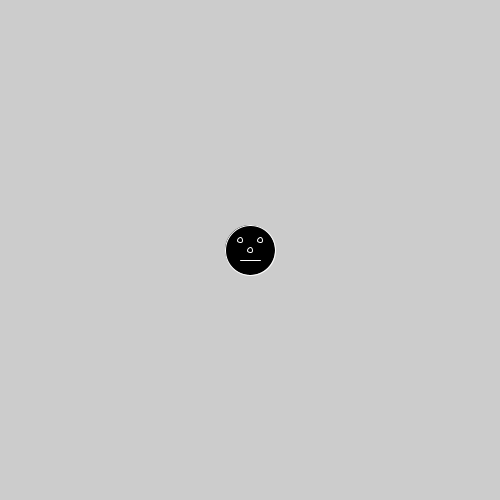
Frame 1 (no input)
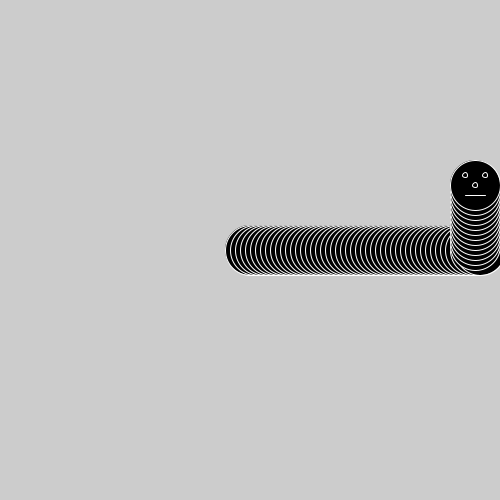
Frame 60 (the mouse pressed at the canvas centre just before this capture)
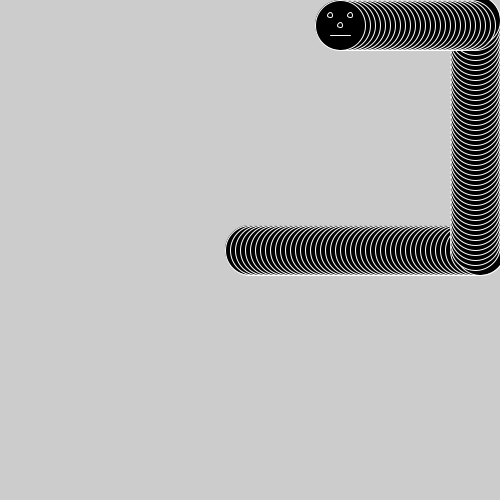
Frame 120 (the mouse held since frame 60 and released just before this capture)

The Processing sketch that drew these frames (run headless with seeded random() and noise(); from frame 60 on, the mouse is pressed at the canvas centre):

// Processing sketch: wallface
// ── wallface.pde
void setup()
{
  size(500, 500);
  
  stroke(255);
  fill(0);
  
   x = width / 2;
   y = height / 2;
 
}

float x, y;
int speed = 5;
int xspeed = speed;
int yspeed = 0;
float theta = 0;
float radius = 25;

void draw()
{ 
  //background(0);
  
  ellipse(x, y, radius * 2, radius * 2);
  ellipse(x - 10, y - 10, 5, 5);
  ellipse(x + 10, y - 10, 5, 5);
  ellipse(x, y, 5, 5);
  line(x - 10, y + 10, x + 10, y + 10); 

  if (x > width - radius)
  {
    xspeed = 0;
    yspeed = -speed;
    x = width - radius;
  }
  
  if (y < radius)
  {
    xspeed = -speed;
    yspeed = 0;
    y = radius;
  }
  
  if (x < radius)
  {
    xspeed = 0;
    yspeed = speed;
    x = radius;
  }
  
  if (y > height - radius)
  {
    xspeed = speed;
    yspeed = 0;
    y = height - radius;
  }
  
  x += xspeed;
  y += yspeed;  
  
  println(x + ", " + y);

}
